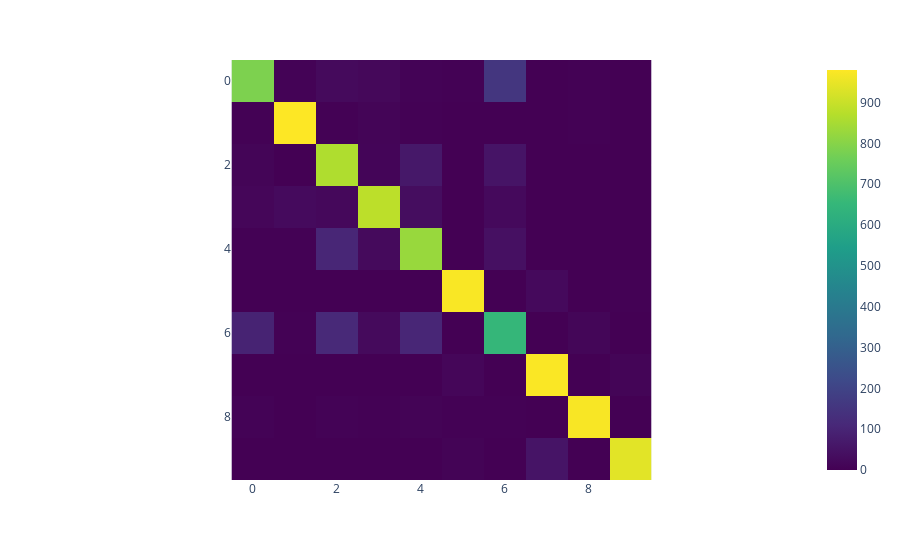

Notebook code for this chart:
### Code cell
import tensorflow as tf

tf.keras.backend.clear_session()

train_data, test_data = fashion_mnist.load_data()

(train_inputs, train_targets), (test_inputs, test_targets) = train_data, test_data

train_lenght = len(train_inputs)

val_inputs, val_targets    = train_inputs[int(train_lenght*0.8): ], train_targets[int(train_lenght*0.8): ]
train_inputs, train_targets = train_inputs[: int(train_lenght*0.8)], train_targets[: int(train_lenght*0.8)]

train_data = (train_inputs, train_targets)
val_data   = (val_inputs, val_targets)

train_data = prepare(train_data, shuffle = True, preprocess = False)
val_data   = prepare(val_data, preprocess = False)
test_data  = prepare(test_data, preprocess = False)

model.compile(loss = "sparse_categorical_crossentropy", optimizer = "adam", metrics = ["accuracy"])

history = model.fit(train_data,
                    epochs = 5,
                    batch_size = 128,
                    verbose = 1,
                    validation_data = val_data)

loss, acc = model.evaluate(test_data)

predictions = model.predict(test_data)
preds = [np.argmax(p) for p in predictions]
confusion = confusion_matrix(labels = test_targets, predictions = preds, num_classes = len(np.unique(test_targets)))
fig = px.imshow(confusion, color_continuous_scale = "viridis")
fig.show()

### Figure 1 — Plotly figure (JSON) as saved in the notebook; plotly's stock layout.template omitted (floating-point values rounded to 4 significant figures)
{"data": [{"coloraxis": "coloraxis", "hovertemplate": "x: %{x}<br>y: %{y}<br>color: %{z}<extra></extra>", "name": "0", "type": "heatmap", "xaxis": "x", "yaxis": "y", "z": [[785, 5, 24, 19, 5, 2, 156, 0, 4, 0], [2, 980, 3, 10, 3, 0, 0, 0, 2, 0], [10, 0, 862, 11, 63, 0, 54, 0, 0, 0], [15, 26, 20, 882, 34, 0, 23, 0, 0, 0], [2, 3, 103, 24, 827, 0, 41, 0, 0, 0], [0, 0, 0, 0, 0, 974, 0, 23, 0, 3], [95, 4, 111, 24, 102, 0, 651, 0, 13, 0], [0, 0, 0, 0, 0, 14, 0, 976, 0, 10], [5, 0, 6, 3, 7, 2, 3, 1, 973, 0], [0, 0, 1, 0, 0, 7, 0, 53, 0, 939]]}], "layout": {"coloraxis": {"colorscale": [[0, "#440154"], [0.1111, "#482878"], [0.2222, "#3e4989"], [0.3333, "#31688e"], [0.4444, "#26828e"], [0.5556, "#1f9e89"], [0.6667, "#35b779"], [0.7778, "#6ece58"], [0.8889, "#b5de2b"], [1, "#fde725"]]}, "margin": {"t": 60}, "xaxis": {"anchor": "y", "constrain": "domain", "domain": [0, 1], "scaleanchor": "y"}, "yaxis": {"anchor": "x", "autorange": "reversed", "constrain": "domain", "domain": [0, 1]}}}
